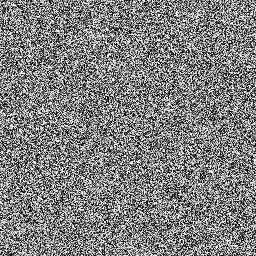
#> input picture results/en3.png, 256 x 256 px
$ python hist.py
#> lines starting #> are read from the running program, lines starting #| are printed output that depends on the picture
import cv2
import numpy as np
import matplotlib.pyplot as plt

'''
绘制灰度直方图
'''
# [45 lines left out: functions hist, main, not called in this run]

if __name__== '__main__':
  img='results/en3.png'
  img=cv2.imread(img)
#> img is the input picture: shape (256, 256, 3); min 0, max 255, mean 127.7
  plt.hist(img.flatten(),bins=range(257),color='blue', rwidth=0.8)
  plt.savefig("hist-cipher3.png",dpi=1000,bbox_inches = 'tight')
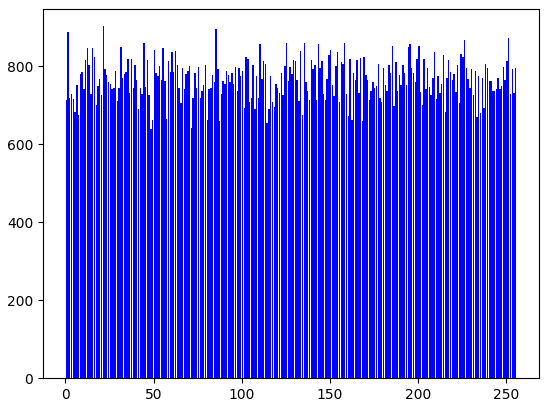
#> figure drawn by matplotlib, 1 panel; tallest bar 903 high, from x = 21.1 to 21.9
  plt.show()
  # main()

$ run again, with results/10.png copied over results/en3.png
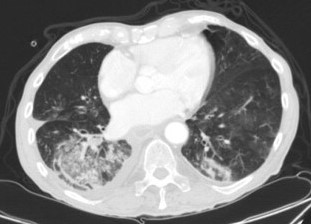
#> input picture results/10.png, 311 x 224 px
#> img is the input picture: shape (224, 311, 3); min 21, max 255, mean 133.1
#> `plt.savefig("hist-cipher3.png",dpi=1000,bbox_inches = 'tight')`:
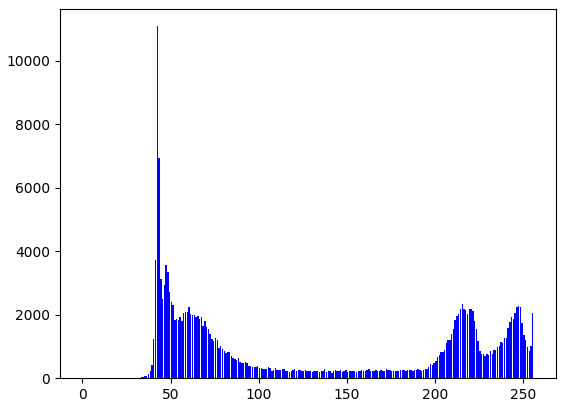
#> figure drawn by matplotlib, 1 panel; tallest bar 11091 high, from x = 42.1 to 42.9

$ run again, with results/2.png copied over results/en3.png
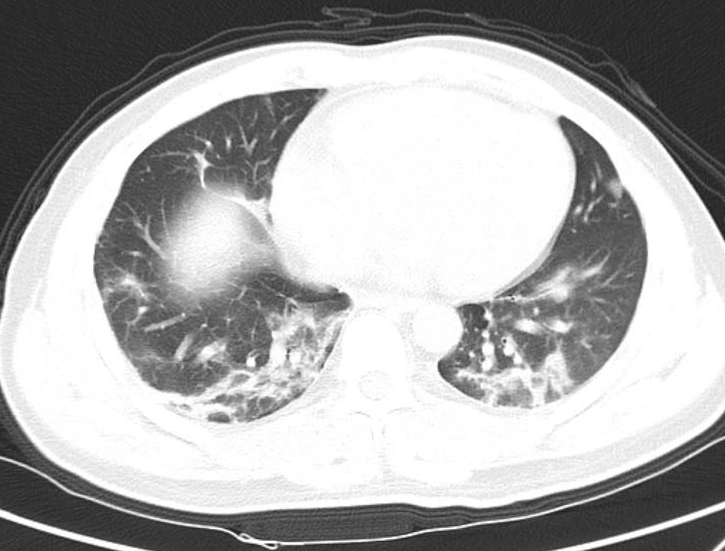
#> input picture results/2.png, 725 x 551 px
#> img is the input picture: shape (551, 725, 3); min 24, max 255, mean 173.6
#> `plt.savefig("hist-cipher3.png",dpi=1000,bbox_inches = 'tight')`:
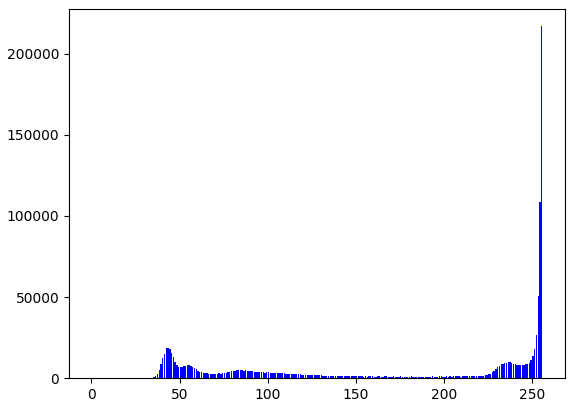
#> figure drawn by matplotlib, 1 panel; tallest bar 216816 high, from x = 255.1 to 255.9

$ run again, with results/3.png copied over results/en3.png
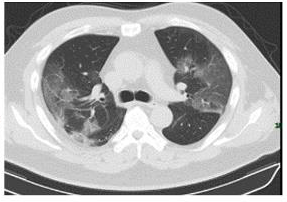
#> input picture results/3.png, 287 x 202 px
#> img is the input picture: shape (202, 287, 3); mean B, G, R 167.6, 167.6, 167.6
#> `plt.savefig("hist-cipher3.png",dpi=1000,bbox_inches = 'tight')`:
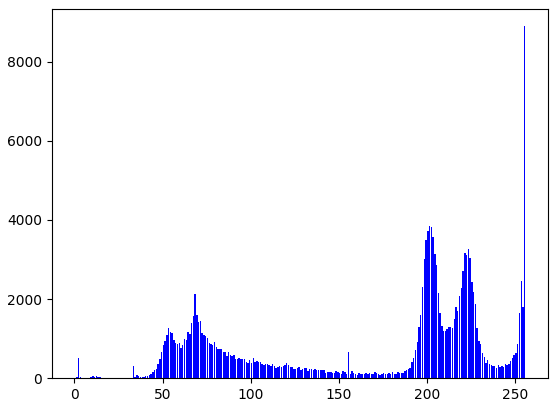
#> figure drawn by matplotlib, 1 panel; tallest bar 8892 high, from x = 255.1 to 255.9
